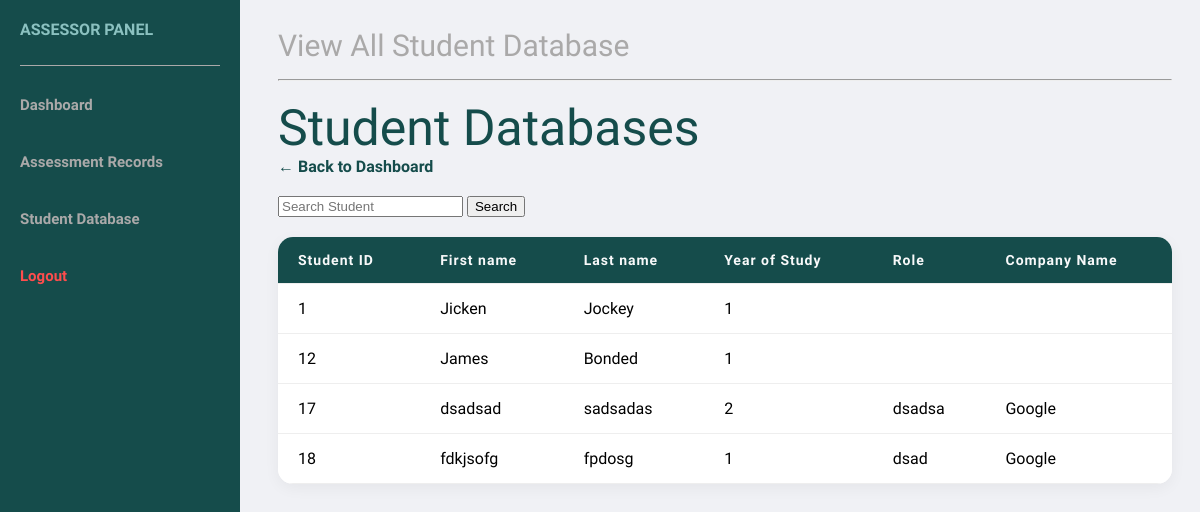
Page /AssessorDashboard/ViewStudentDatabase.php on the committed database.
### tables this page shows
CREATE TABLE `studentprofile` (
  `StudentProfileID` int(11) NOT NULL,
  `StudentAccountID` int(11) NOT NULL,
  `FirstName` varchar(100) NOT NULL,
  `LastName` varchar(100) NOT NULL,
  `ProgrammeCode` varchar(100) NOT NULL,
  `YearOfStudy` int(11) NOT NULL,
  `AssesorAccountIDLect` int(11) DEFAULT NULL,
  `AssesorAccountIDSuper` int(11) DEFAULT NULL
);

CREATE TABLE `internship` (
  `InternshipID` int(11) NOT NULL,
  `StudentAccountID` int(11) NOT NULL,
  `CompanyINT` int(11) DEFAULT NULL,
  `Role` varchar(100) NOT NULL,
  `Months_duration` int(11) NOT NULL,
  `Description` varchar(200) DEFAULT NULL
);

CREATE TABLE `companynamelist` (
  `CompanyInt` int(11) NOT NULL,
  `CompanyName` varchar(100) NOT NULL
);

### ExecutePStatement.php (called while the page is built, shortened)
<?php
function executePreparedStatement($sql, $params) {
    global $conn;
    $stmt = $conn->prepare($sql);
    if (stripos($sql, "SELECT") === 0) {
        $stmt->execute();
        $result = $stmt->get_result();
    } else {
        $result = $stmt->execute();
    }
    return $result;
}
?>

### AssessorDashboard/ViewStudentDatabase.php (the view, shortened to what this page needs)
<?php
    include '../Connection.php';
    include '../ExecutePStatement.php';
$filtervalue = isset($_GET['search']) ? $_GET['search'] : '';
if ($filtervalue !== '') {
    $searchTerm = "%" . $filtervalue . "%";
    $studentsList = "SELECT sp.StudentProfileID, sp.StudentAccountID, sp.FirstName, sp.LastName, sp.YearOfStudy, intern.Role, comp.CompanyName
                    FROM studentprofile sp
                    LEFT JOIN internship intern ON sp.StudentAccountID = intern.StudentAccountID
                    LEFT JOIN companynamelist comp ON intern.CompanyINT = comp.CompanyInt
                    WHERE sp.StudentAccountID LIKE ?
                    OR sp.FirstName LIKE ?
                    OR sp.LastName LIKE ?
                    OR comp.CompanyName LIKE ?";
    $studentResult = executePreparedStatement($studentsList, [$searchTerm, $searchTerm, $searchTerm, $searchTerm]);
} else {
    $studentsList = "SELECT sp.StudentProfileID, sp.StudentAccountID, sp.FirstName, sp.LastName, sp.YearOfStudy, intern.Role, comp.CompanyName
                    FROM studentprofile sp
                    LEFT JOIN internship intern ON sp.StudentAccountID = intern.StudentAccountID
                    LEFT JOIN companynamelist comp ON intern.CompanyINT = comp.CompanyInt";
    $studentResult = executePreparedStatement($studentsList, []);
}
?>
<!DOCTYPE html>
<html>
    <head>
        <link rel="stylesheet" href="../CssFiles/AssessorDashBoard.css">
        <link rel="stylesheet" href="../CssFiles/TableStyle.css">
    </head>
    <body>
        <nav>
            <p>ASSESSOR PANEL</p>
            <hr>
            <a href="../AssessorDashboard.php">Dashboard</a><br>
            <a href="StudentDatabaseAss.php">Assessment Records</a><br>
            <a href="#">Student Database</a><br>
            <a href="../Logout.php" style="color: #ff4d4d; font-weight: bold;" onclick="return confirm('Are you sure you want to logout?')">Logout</a>
        </nav>
        <div class="main">
            <div id="title">View All Student Database</div>
            <hr>
            <header>Student Databases</header>
            <a onclick="window.location.href='../AssessorDashboard.php'" class="back-link">&larr; Back to Dashboard</a>
        <form action="" method="GET">
            <div class="input-group ">
                <input type="text" name="search" value="<?php if(isset($_GET['search'])){echo $_GET['search'];} ?>" class="form-control" placeholder="Search Student">
                <button type="submit" class="btn btn-primary">Search</button>
            </div>
        </form>
            <table>
                <tr>
                    <th>Student ID</th>
                    <th>First name</th>
                    <th>Last name </th>
                    <th>Year of Study </th>
                    <th>Role </th>
                    <th>Company Name </th   >
                </tr>
                    <?php if ($studentResult && $studentResult->num_rows > 0): ?>
                        <?php while ($row = $studentResult->fetch_assoc()): ?>
                            <?php
                            $id = $row['StudentAccountID'];
                            $FirstName = $row['FirstName'];
                            $LastName = $row['LastName'];
                            $YearOfStudy = $row['YearOfStudy'];
                            $role = $row['Role'];
                            $company = $row['CompanyName'];
                            ?>
                            <tr>
                                <td><?= $id; ?></td>
                                <td><?= $FirstName; ?></td>
                                <td><?= $LastName; ?></td>
                                <td><?= $YearOfStudy; ?></td>
                                <td><?= $role; ?></td>
                                <td><?= $company; ?></td>
                            </tr>
                        <?php endwhile; ?>
                    <?php else: ?>
                        <tr>
                            <td colspan="6" style="text-align:center;">No students found matching "<?= htmlspecialchars($filtervalue) ?>"</td>
                        </tr>
                    <?php endif; ?>
            </table>
        </div>
    </body>
</html>

### CssFiles/AssessorDashBoard.css (style rules this page uses)
body { font-family: "Bricolage Grotesque", sans-serif; padding: 20px; }
body { background-color: #f0f1f5 ; }
nav { height: 100%; width:200px; position: fixed; top:0; left:0; background-color: #154c4b; overflow-x: hidden; padding:20px; }
nav p { font-weight: bold; color: #8bc1c0 ; padding-bottom: 10px; margin-top: 0; }
nav hr { margin-bottom: 30px; border: 0; border-top: 1px solid #aaa9a9; margin-left: 0; }
nav a { text-decoration: none; font-size: 15px; color: #aaa9a9; display: block; transition: 0.3s; align-items: left; font-weight:bold; margin-bottom:20px }
.main { margin-left:250px; }
.main hr { color:#aaa9a9; }
#title { color: #aaa9a9; font-size:30px; padding-bottom:8px; }
header { font-size:50px; color:#154c4b; padding-top:10px; }

### CssFiles/TableStyle.css (style rules this page uses)
table { width: 100%; border-collapse: collapse; margin-top: 20px; background-color: white; border-radius: 15px; overflow: hidden; box-shadow: 0 4px 15px rgba(0,0,0,0.05); }
th, td { text-align: left; padding: 15px 20px; border-bottom: 1px solid #eee; }
tr { background-color: white; transition: all 0.3s ease; }
th { background-color: #154c4b; color: #f8f9fa ; font-size: 14px; letter-spacing: 1px; font-weight: 900; }

### AssessorDashboard/ViewStudentDatabase.php (style rules this page uses)
.back-link { display: inline-block; margin-bottom: 20px; color: #154c4b; text-decoration: none; font-weight: bold; transition: color 0.3s; }

### rows in the picture
studentprofile: StudentAccountID "1", FirstName "Jicken", LastName "Jockey", YearOfStudy "1"
studentprofile: StudentAccountID "12", FirstName "James", LastName "Bonded", YearOfStudy "1"
internship: studentprofile.StudentAccountID "17", studentprofile.FirstName "dsadsad", studentprofile.LastName "sadsadas", studentprofile.YearOfStudy "2", Role "dsadsa", CompanyINT.CompanyName "Google"
internship: studentprofile.StudentAccountID "18", studentprofile.FirstName "fdkjsofg", studentprofile.LastName "fpdosg", studentprofile.YearOfStudy "1", Role "dsad", CompanyINT.CompanyName "Google"
